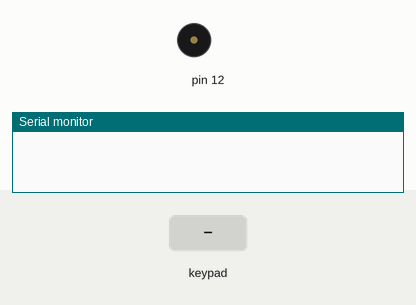
A sketch run on a simulated Arduino Uno, built with avr-gcc and run on an emulated ATmega328P. On the bench: buzzer (waves = sounding), the last lines printed to the serial monitor. The test bench sets the inputs (shaded band).

Above: at 1.2 s.
1.3 s: keypad keys 2 3 4 5 pressed 0.4 s apart
At 1.45 s:
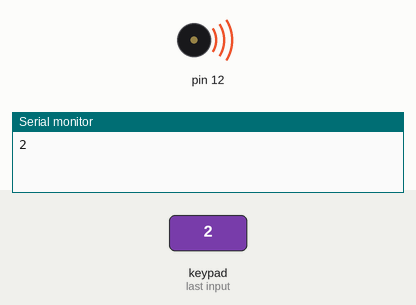
4.4 s: key 'A' pressed
At 5.4 s:
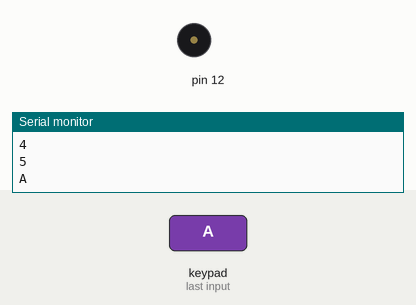
5.9 s: key 'B' pressed
At 6.05 s:
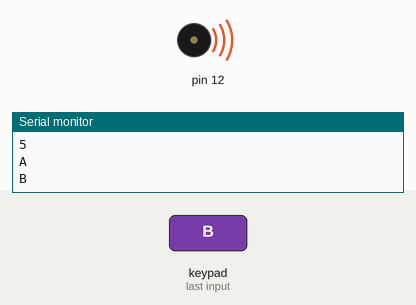
7.4 s: keypad keys 2 3 4 5 D pressed 0.4 s apart
At 10.0 s:
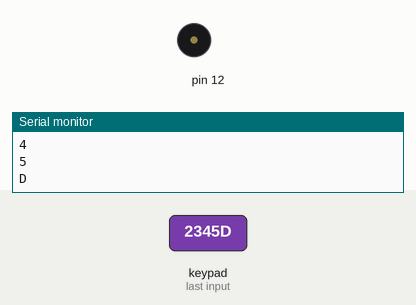
10.9 s: key 'C' pressed
At 11.06 s:
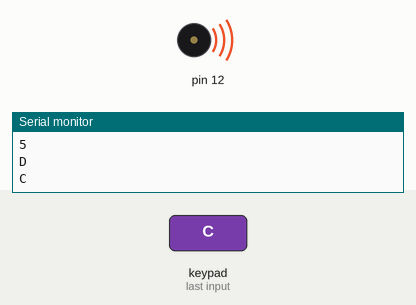
Timing chart, 0 to 13.4 s (numbered marks = the images above; inputs shaded):
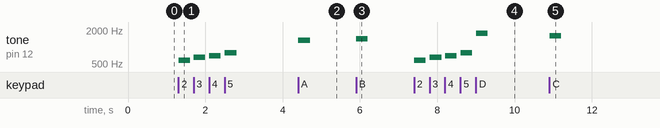

The sketch:

work2.ino
```cpp
#include <SevSeg.h>
#include <Keypad.h>
SevSeg sevseg;
#define Do 523
#define Re 587
#define Mi 659
#define Fa 698
#define So 784
#define La 880
#define Si 988
#define Do2 1046
#define Re2 1175
#define Re22 1247
#define Mi2 1318
#define Fa2 1397
#define So2 1568
#define La2 1760
#define La22 1865
#define Si2 1976
#define Do3 2092

int i,s;


  // byte numDigits =1;

  // byte digitPins[] = {A0};
   //  byte segmentPins[] = {13,11,A4,A2,A1,12,A5,A3};
   //  sevseg.begin(COMMON_CATHODE, numDigits, digitPins, segmentPins);
int SW[]={493,523,587,659,698,784,880,988,1046,1175,1318,1397,1568,1760,1976,2092};

const byte ROWS = 4;
const byte COLS = 4;
char key;
int k;  //                                 /                         /                           /                                 /
int mus[]={La,Do2,Si,So,So,La,La,Do2,Si,So,Mi2,Do2,Re2,Si,Do2,La,Si,So,Mi2,Do2,Re2,Si,Do2,Si,La,So,So2,Re22,Fa2,Re2,Re2,Do2,Re2,La22,So2,Mi2,Fa2,Mi2,Mi2,Mi2,Do2,Si};
 //                                              /                               /                               /                              /
int sp[]={600,250,500,250,250,500,250,500,500,500,500,250,500,500,500,500,500,700,500,250,500,500,500,500,500,700,600,250,400,400,400,500,400,700,500,250,500,500,500,500,500,700};


char keys[ROWS][COLS]={
   {'7', '4', '1', '0'},
  {'8','5' , '2', 'A'},
  {'9', '6', '3', 'B'},
  {'C', 'D', 'E', 'F'}


};

byte rowPins[ROWS]={2,3,4,5};
byte colPins[COLS]={6,7,8,9};
Keypad keypad = Keypad(makeKeymap(keys),rowPins,colPins,ROWS,COLS);
void setup() {
   Serial.begin(9600);
  pinMode(12,OUTPUT);

  int SW[]={523,587,659,698,784,880,988};

}
void loop() {
  int i;
  int s;


  key = keypad.getKey();
  int k;
  if(key>='A' && key<='F')
       k=key-'A'+10;
    else
       k=key-'0';

  if (key != NO_KEY)
  {
    tone(12,SW[k],300);

    Serial.println(key);
    // sevseg.setNumber(k,1);
     sevseg.refreshDisplay();
  }
}
```

Measured:
- after the input at 1.3 s, tone on pin 12: plays 587 Hz for 0.30 s, 659 Hz for 0.30 s, 698 Hz for 0.30 s, 784 Hz for 0.30 s, starting at once
- after the input at 4.4 s, tone on pin 12: silent → 1318 Hz at once, → silent 0.30 s later
- after the input at 5.9 s, tone on pin 12: silent → 1397 Hz at once, → silent 0.30 s later
- after the input at 7.4 s, tone on pin 12: plays 587 Hz for 0.30 s, 659 Hz for 0.30 s, 698 Hz for 0.30 s, 784 Hz for 0.30 s, 1760 Hz for 0.30 s, starting at once
- after the input at 10.9 s, tone on pin 12: silent → 1568 Hz at once, → silent 0.30 s later
